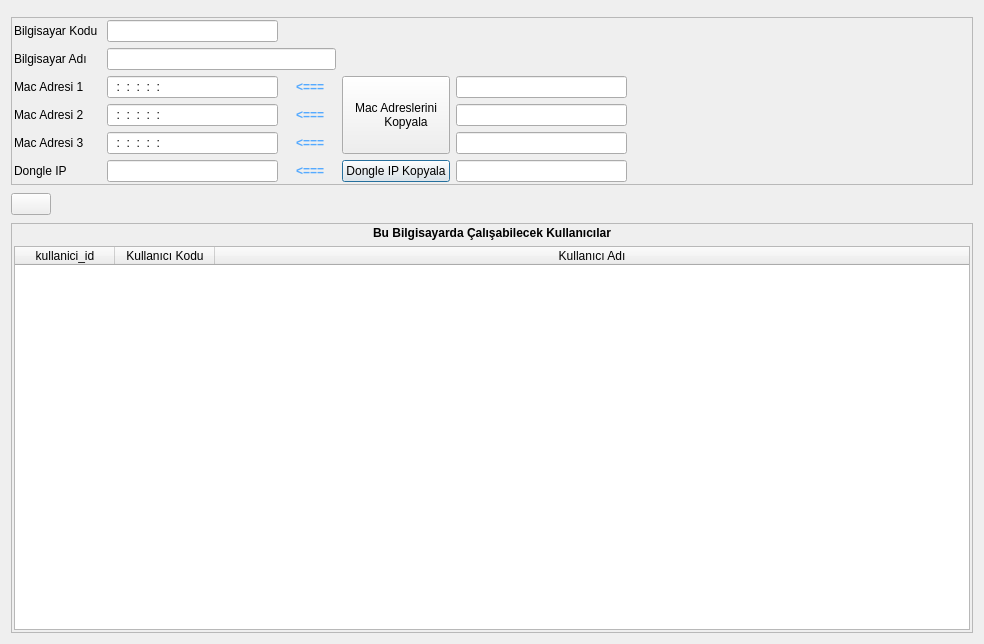
<?xml version="1.0" encoding="UTF-8"?>
<ui version="4.0">
 <class>BILGISAYARLAR_FORMU</class>
 <widget class="QDialog" name="BILGISAYARLAR_FORMU">
  <property name="geometry">
   <rect>
    <x>0</x>
    <y>0</y>
    <width>984</width>
    <height>644</height>
   </rect>
  </property>
  <property name="sizePolicy">
   <sizepolicy hsizetype="Expanding" vsizetype="Expanding">
    <horstretch>0</horstretch>
    <verstretch>0</verstretch>
   </sizepolicy>
  </property>
  <property name="maximumSize">
   <size>
    <width>16777215</width>
    <height>16777215</height>
   </size>
  </property>
  <property name="windowTitle">
   <string>BİLGİSAYARLAR</string>
  </property>
  <layout class="QGridLayout" name="gridLayout_4" rowstretch="30,1,1,50">
   <item row="0" column="0" colspan="2">
    <widget class="QWidget" name="navigation_buttons_widget" native="true">
     <property name="sizePolicy">
      <sizepolicy hsizetype="Expanding" vsizetype="Fixed">
       <horstretch>0</horstretch>
       <verstretch>0</verstretch>
      </sizepolicy>
     </property>
    </widget>
   </item>
   <item row="1" column="0" colspan="2">
    <widget class="QFrame" name="frame_2">
     <property name="frameShape">
      <enum>QFrame::StyledPanel</enum>
     </property>
     <property name="frameShadow">
      <enum>QFrame::Raised</enum>
     </property>
     <layout class="QGridLayout" name="gridLayout_2">
      <property name="margin">
       <number>2</number>
      </property>
      <item row="0" column="0">
       <layout class="QGridLayout" name="gridLayout" columnstretch="1,10,3,1,10,20">
        <item row="0" column="0">
         <widget class="QLabel" name="label_bilgisayar_kodu">
          <property name="sizePolicy">
           <sizepolicy hsizetype="Expanding" vsizetype="Fixed">
            <horstretch>0</horstretch>
            <verstretch>0</verstretch>
           </sizepolicy>
          </property>
          <property name="text">
           <string>Bilgisayar Kodu </string>
          </property>
         </widget>
        </item>
        <item row="0" column="1">
         <widget class="QLineEdit" name="lineEdit_bilgisayar_kodu">
          <property name="sizePolicy">
           <sizepolicy hsizetype="Expanding" vsizetype="Fixed">
            <horstretch>0</horstretch>
            <verstretch>0</verstretch>
           </sizepolicy>
          </property>
          <property name="minimumSize">
           <size>
            <width>0</width>
            <height>0</height>
           </size>
          </property>
          <property name="maximumSize">
           <size>
            <width>16777215</width>
            <height>16777215</height>
           </size>
          </property>
          <property name="toolTip">
           <string>Bilgisayar için bir kod giriniz</string>
          </property>
         </widget>
        </item>
        <item row="1" column="0">
         <widget class="QLabel" name="label_bilgisayar_adi">
          <property name="sizePolicy">
           <sizepolicy hsizetype="Expanding" vsizetype="Fixed">
            <horstretch>0</horstretch>
            <verstretch>0</verstretch>
           </sizepolicy>
          </property>
          <property name="text">
           <string>Bilgisayar Adı </string>
          </property>
          <property name="buddy">
           <cstring>lineEdit_bilgisayar_adi</cstring>
          </property>
         </widget>
        </item>
        <item row="1" column="1" colspan="2">
         <widget class="QLineEdit" name="lineEdit_bilgisayar_adi">
          <property name="sizePolicy">
           <sizepolicy hsizetype="Expanding" vsizetype="Fixed">
            <horstretch>0</horstretch>
            <verstretch>0</verstretch>
           </sizepolicy>
          </property>
          <property name="minimumSize">
           <size>
            <width>0</width>
            <height>0</height>
           </size>
          </property>
          <property name="maximumSize">
           <size>
            <width>16777215</width>
            <height>16777215</height>
           </size>
          </property>
          <property name="toolTip">
           <string>Bilgisayar için bir ad giriniz</string>
          </property>
         </widget>
        </item>
        <item row="2" column="2">
         <widget class="QLabel" name="label">
          <property name="sizePolicy">
           <sizepolicy hsizetype="Expanding" vsizetype="Fixed">
            <horstretch>0</horstretch>
            <verstretch>0</verstretch>
           </sizepolicy>
          </property>
          <property name="font">
           <font>
            <weight>75</weight>
            <bold>true</bold>
           </font>
          </property>
          <property name="styleSheet">
           <string notr="true">color: rgb(85, 170, 255);</string>
          </property>
          <property name="text">
           <string>&lt;===</string>
          </property>
          <property name="scaledContents">
           <bool>true</bool>
          </property>
          <property name="alignment">
           <set>Qt::AlignCenter</set>
          </property>
         </widget>
        </item>
        <item row="5" column="2">
         <widget class="QLabel" name="label_2">
          <property name="sizePolicy">
           <sizepolicy hsizetype="Expanding" vsizetype="Fixed">
            <horstretch>0</horstretch>
            <verstretch>0</verstretch>
           </sizepolicy>
          </property>
          <property name="font">
           <font>
            <weight>75</weight>
            <bold>true</bold>
           </font>
          </property>
          <property name="styleSheet">
           <string notr="true">color: rgb(85, 170, 255);</string>
          </property>
          <property name="text">
           <string>&lt;===</string>
          </property>
          <property name="scaledContents">
           <bool>true</bool>
          </property>
          <property name="alignment">
           <set>Qt::AlignCenter</set>
          </property>
         </widget>
        </item>
        <item row="1" column="4">
         <spacer name="horizontalSpacer">
          <property name="orientation">
           <enum>Qt::Horizontal</enum>
          </property>
          <property name="sizeHint" stdset="0">
           <size>
            <width>40</width>
            <height>20</height>
           </size>
          </property>
         </spacer>
        </item>
        <item row="1" column="5">
         <spacer name="horizontalSpacer_3">
          <property name="orientation">
           <enum>Qt::Horizontal</enum>
          </property>
          <property name="sizeHint" stdset="0">
           <size>
            <width>40</width>
            <height>20</height>
           </size>
          </property>
         </spacer>
        </item>
        <item row="0" column="2">
         <spacer name="horizontalSpacer_4">
          <property name="orientation">
           <enum>Qt::Horizontal</enum>
          </property>
          <property name="sizeHint" stdset="0">
           <size>
            <width>40</width>
            <height>20</height>
           </size>
          </property>
         </spacer>
        </item>
        <item row="2" column="4">
         <widget class="QLineEdit" name="line_edit_mac_giris_1">
          <property name="enabled">
           <bool>true</bool>
          </property>
          <property name="sizePolicy">
           <sizepolicy hsizetype="Expanding" vsizetype="Fixed">
            <horstretch>0</horstretch>
            <verstretch>0</verstretch>
           </sizepolicy>
          </property>
          <property name="focusPolicy">
           <enum>Qt::NoFocus</enum>
          </property>
          <property name="readOnly">
           <bool>true</bool>
          </property>
         </widget>
        </item>
        <item row="5" column="3">
         <widget class="QPushButton" name="button_current_dongle_kopyala">
          <property name="sizePolicy">
           <sizepolicy hsizetype="Expanding" vsizetype="Fixed">
            <horstretch>0</horstretch>
            <verstretch>0</verstretch>
           </sizepolicy>
          </property>
          <property name="minimumSize">
           <size>
            <width>0</width>
            <height>0</height>
           </size>
          </property>
          <property name="maximumSize">
           <size>
            <width>16777215</width>
            <height>16777215</height>
           </size>
          </property>
          <property name="text">
           <string>Dongle IP Kopyala</string>
          </property>
         </widget>
        </item>
        <item row="5" column="4">
         <widget class="QLineEdit" name="lineEdit_current_dongle">
          <property name="enabled">
           <bool>true</bool>
          </property>
          <property name="sizePolicy">
           <sizepolicy hsizetype="Expanding" vsizetype="Fixed">
            <horstretch>0</horstretch>
            <verstretch>0</verstretch>
           </sizepolicy>
          </property>
          <property name="focusPolicy">
           <enum>Qt::NoFocus</enum>
          </property>
          <property name="readOnly">
           <bool>true</bool>
          </property>
         </widget>
        </item>
        <item row="2" column="1">
         <widget class="QLineEdit" name="line_edit_mac_1">
          <property name="enabled">
           <bool>true</bool>
          </property>
          <property name="sizePolicy">
           <sizepolicy hsizetype="Expanding" vsizetype="Fixed">
            <horstretch>0</horstretch>
            <verstretch>0</verstretch>
           </sizepolicy>
          </property>
          <property name="toolTip">
           <string>Mac adresi her bilgisayar etherneti için dünyada tek olan bir sayı dizisidir. Her bir ethernet kartı için eşsizdir.</string>
          </property>
          <property name="inputMask">
           <string>NN:NN:NN:NN:NN:NN; </string>
          </property>
         </widget>
        </item>
        <item row="5" column="1">
         <widget class="QLineEdit" name="lineEdit_dongle_IP">
          <property name="enabled">
           <bool>true</bool>
          </property>
          <property name="sizePolicy">
           <sizepolicy hsizetype="Expanding" vsizetype="Fixed">
            <horstretch>0</horstretch>
            <verstretch>0</verstretch>
           </sizepolicy>
          </property>
          <property name="minimumSize">
           <size>
            <width>0</width>
            <height>0</height>
           </size>
          </property>
          <property name="maximumSize">
           <size>
            <width>16777215</width>
            <height>16777215</height>
           </size>
          </property>
          <property name="toolTip">
           <string>Dongle ip giriniz.Bu bilgisayarınızda takılı durumda bulunan dongle a ait tekil bir sayıdır</string>
          </property>
         </widget>
        </item>
        <item row="2" column="0">
         <widget class="QLabel" name="label_kablolu_ag_mac_adresi">
          <property name="sizePolicy">
           <sizepolicy hsizetype="Expanding" vsizetype="Fixed">
            <horstretch>0</horstretch>
            <verstretch>0</verstretch>
           </sizepolicy>
          </property>
          <property name="text">
           <string>Mac Adresi 1</string>
          </property>
          <property name="buddy">
           <cstring>line_edit_mac_1</cstring>
          </property>
         </widget>
        </item>
        <item row="5" column="0">
         <widget class="QLabel" name="label_dongle_IP">
          <property name="sizePolicy">
           <sizepolicy hsizetype="Expanding" vsizetype="Fixed">
            <horstretch>0</horstretch>
            <verstretch>0</verstretch>
           </sizepolicy>
          </property>
          <property name="text">
           <string>Dongle IP</string>
          </property>
          <property name="buddy">
           <cstring>lineEdit_dongle_IP</cstring>
          </property>
         </widget>
        </item>
        <item row="3" column="0">
         <widget class="QLabel" name="label_kablosuz_ag_mac_adresi">
          <property name="sizePolicy">
           <sizepolicy hsizetype="Expanding" vsizetype="Fixed">
            <horstretch>0</horstretch>
            <verstretch>0</verstretch>
           </sizepolicy>
          </property>
          <property name="text">
           <string>Mac Adresi 2</string>
          </property>
         </widget>
        </item>
        <item row="4" column="0">
         <widget class="QLabel" name="label_3g_mac_adresi">
          <property name="sizePolicy">
           <sizepolicy hsizetype="Expanding" vsizetype="Fixed">
            <horstretch>0</horstretch>
            <verstretch>0</verstretch>
           </sizepolicy>
          </property>
          <property name="text">
           <string>Mac Adresi 3</string>
          </property>
         </widget>
        </item>
        <item row="3" column="1">
         <widget class="QLineEdit" name="line_edit_mac_2">
          <property name="inputMask">
           <string>NN:NN:NN:NN:NN:NN; </string>
          </property>
         </widget>
        </item>
        <item row="4" column="1">
         <widget class="QLineEdit" name="line_edit_mac_3">
          <property name="inputMask">
           <string>NN:NN:NN:NN:NN:NN; </string>
          </property>
         </widget>
        </item>
        <item row="3" column="2">
         <widget class="QLabel" name="label_6">
          <property name="sizePolicy">
           <sizepolicy hsizetype="Expanding" vsizetype="Fixed">
            <horstretch>0</horstretch>
            <verstretch>0</verstretch>
           </sizepolicy>
          </property>
          <property name="font">
           <font>
            <weight>75</weight>
            <bold>true</bold>
           </font>
          </property>
          <property name="styleSheet">
           <string notr="true">color: rgb(85, 170, 255);</string>
          </property>
          <property name="text">
           <string>&lt;===</string>
          </property>
          <property name="scaledContents">
           <bool>true</bool>
          </property>
          <property name="alignment">
           <set>Qt::AlignCenter</set>
          </property>
         </widget>
        </item>
        <item row="4" column="2">
         <widget class="QLabel" name="label_7">
          <property name="sizePolicy">
           <sizepolicy hsizetype="Expanding" vsizetype="Fixed">
            <horstretch>0</horstretch>
            <verstretch>0</verstretch>
           </sizepolicy>
          </property>
          <property name="font">
           <font>
            <weight>75</weight>
            <bold>true</bold>
           </font>
          </property>
          <property name="styleSheet">
           <string notr="true">color: rgb(85, 170, 255);</string>
          </property>
          <property name="text">
           <string>&lt;===</string>
          </property>
          <property name="scaledContents">
           <bool>true</bool>
          </property>
          <property name="alignment">
           <set>Qt::AlignCenter</set>
          </property>
         </widget>
        </item>
        <item row="2" column="3" rowspan="3">
         <widget class="QPushButton" name="button_mac_kopyala">
          <property name="sizePolicy">
           <sizepolicy hsizetype="Expanding" vsizetype="Expanding">
            <horstretch>0</horstretch>
            <verstretch>0</verstretch>
           </sizepolicy>
          </property>
          <property name="minimumSize">
           <size>
            <width>0</width>
            <height>0</height>
           </size>
          </property>
          <property name="maximumSize">
           <size>
            <width>16777215</width>
            <height>16777215</height>
           </size>
          </property>
          <property name="text">
           <string>Mac Adreslerini
      Kopyala</string>
          </property>
         </widget>
        </item>
        <item row="3" column="4">
         <widget class="QLineEdit" name="line_edit_mac_giris_2">
          <property name="enabled">
           <bool>true</bool>
          </property>
          <property name="sizePolicy">
           <sizepolicy hsizetype="Expanding" vsizetype="Fixed">
            <horstretch>0</horstretch>
            <verstretch>0</verstretch>
           </sizepolicy>
          </property>
          <property name="focusPolicy">
           <enum>Qt::NoFocus</enum>
          </property>
          <property name="readOnly">
           <bool>true</bool>
          </property>
         </widget>
        </item>
        <item row="4" column="4">
         <widget class="QLineEdit" name="line_edit_mac_giris_3">
          <property name="enabled">
           <bool>true</bool>
          </property>
          <property name="sizePolicy">
           <sizepolicy hsizetype="Expanding" vsizetype="Fixed">
            <horstretch>0</horstretch>
            <verstretch>0</verstretch>
           </sizepolicy>
          </property>
          <property name="focusPolicy">
           <enum>Qt::NoFocus</enum>
          </property>
          <property name="readOnly">
           <bool>true</bool>
          </property>
         </widget>
        </item>
       </layout>
      </item>
     </layout>
    </widget>
   </item>
   <item row="2" column="0">
    <widget class="QPushButton" name="button_kullanici_sec">
     <property name="sizePolicy">
      <sizepolicy hsizetype="Fixed" vsizetype="Fixed">
       <horstretch>0</horstretch>
       <verstretch>0</verstretch>
      </sizepolicy>
     </property>
     <property name="minimumSize">
      <size>
       <width>0</width>
       <height>0</height>
      </size>
     </property>
     <property name="maximumSize">
      <size>
       <width>16777215</width>
       <height>16777215</height>
      </size>
     </property>
     <property name="acceptDrops">
      <bool>false</bool>
     </property>
     <property name="toolTip">
      <string>Kullanıcı seçimi için tıklayınız</string>
     </property>
     <property name="text">
      <string/>
     </property>
     <property name="icon">
      <iconset>
       <normaloff>:/yonetim_icons/yonetim_bul_ikonu.png</normaloff>:/yonetim_icons/yonetim_bul_ikonu.png</iconset>
     </property>
     <property name="iconSize">
      <size>
       <width>20</width>
       <height>20</height>
      </size>
     </property>
    </widget>
   </item>
   <item row="2" column="1">
    <spacer name="horizontalSpacer_2">
     <property name="orientation">
      <enum>Qt::Horizontal</enum>
     </property>
     <property name="sizeHint" stdset="0">
      <size>
       <width>867</width>
       <height>26</height>
      </size>
     </property>
    </spacer>
   </item>
   <item row="3" column="0" colspan="2">
    <widget class="QFrame" name="frame">
     <property name="sizePolicy">
      <sizepolicy hsizetype="Expanding" vsizetype="Expanding">
       <horstretch>0</horstretch>
       <verstretch>0</verstretch>
      </sizepolicy>
     </property>
     <property name="frameShape">
      <enum>QFrame::StyledPanel</enum>
     </property>
     <property name="frameShadow">
      <enum>QFrame::Raised</enum>
     </property>
     <layout class="QGridLayout" name="gridLayout_3" columnstretch="20">
      <property name="margin">
       <number>2</number>
      </property>
      <item row="1" column="0">
       <widget class="QTableWidget" name="table_widget_kullanicilar">
        <attribute name="horizontalHeaderStretchLastSection">
         <bool>true</bool>
        </attribute>
        <attribute name="verticalHeaderStretchLastSection">
         <bool>false</bool>
        </attribute>
        <column>
         <property name="text">
          <string>kullanici_id</string>
         </property>
        </column>
        <column>
         <property name="text">
          <string>Kullanıcı Kodu</string>
         </property>
        </column>
        <column>
         <property name="text">
          <string>Kullanıcı Adı</string>
         </property>
        </column>
       </widget>
      </item>
      <item row="0" column="0">
       <widget class="QLabel" name="label_3">
        <property name="sizePolicy">
         <sizepolicy hsizetype="Expanding" vsizetype="Fixed">
          <horstretch>0</horstretch>
          <verstretch>0</verstretch>
         </sizepolicy>
        </property>
        <property name="font">
         <font>
          <weight>75</weight>
          <bold>true</bold>
         </font>
        </property>
        <property name="text">
         <string>Bu Bilgisayarda Çalışabilecek Kullanıcılar</string>
        </property>
        <property name="alignment">
         <set>Qt::AlignCenter</set>
        </property>
       </widget>
      </item>
     </layout>
    </widget>
   </item>
  </layout>
 </widget>
 <tabstops>
  <tabstop>lineEdit_bilgisayar_kodu</tabstop>
  <tabstop>lineEdit_bilgisayar_adi</tabstop>
  <tabstop>line_edit_mac_1</tabstop>
  <tabstop>line_edit_mac_2</tabstop>
  <tabstop>line_edit_mac_3</tabstop>
  <tabstop>lineEdit_dongle_IP</tabstop>
  <tabstop>button_kullanici_sec</tabstop>
  <tabstop>table_widget_kullanicilar</tabstop>
  <tabstop>button_mac_kopyala</tabstop>
  <tabstop>button_current_dongle_kopyala</tabstop>
 </tabstops>
 <resources>
  <include location="yonetim_icons.qrc"/>
 </resources>
 <connections/>
</ui>
